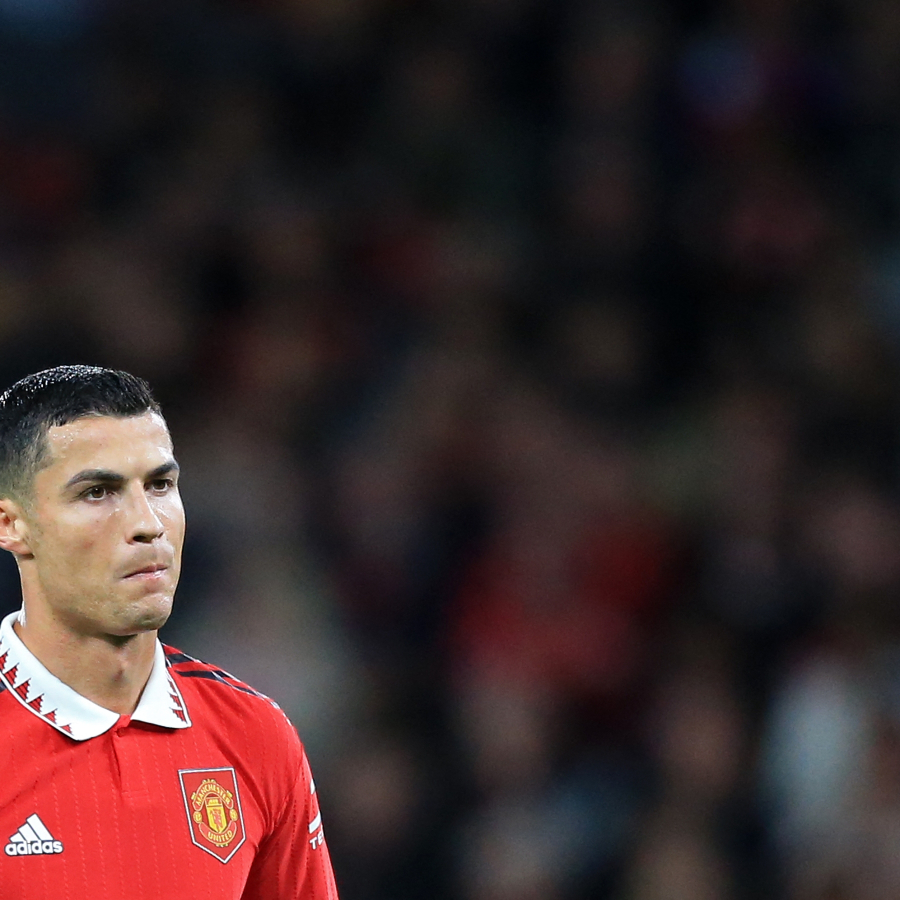
#> input picture model/dataset/cristiano_ronaldo/000_32MA9QH.jpg, 1800 x 1800 px (shown at 1/2 size); its folder holds only this picture in this run
$ jupyter execute --allow-errors footballer_classifier.ipynb   (shell and % lines are left out)
#> lines starting #> are read from the running program, lines starting #| are printed output that depends on the picture
[cell 1]
import numpy as np
import cv2
from matplotlib import pyplot as plt

[cell 2]
# img=cv2.imread('./dataset/lionel_messi/messiface1.jpg')
# img.shape

[cell 3]
# plt.imshow(img)

[cell 4]
# gray=cv2.cvtColor(img,cv2.COLOR_BGR2GRAY)
# gray.shape
# plt.imshow(gray,cmap='gray')

[cell 5]
face_cascade= cv2.CascadeClassifier("./opencv/haarcascades/haarcascade_frontalface_default.xml")
eye_cascade= cv2.CascadeClassifier("./opencv/haarcascades/haarcascade_eye.xml")
# faces= face_cascade.detectMultiScale(gray,1.3,5)
# # faces

[cell 6]
# (x,y,w,h)=faces[0]
# x,y,w,h
# print(len(faces[0]))

[cell 7]
# face_img=cv2.rectangle(img,(x,y),(x+w,y+h),(255,0,0),2)
# plt.imshow(face_img)

[cell 8]
# [12 lines of commented-out code are left out]

[cell 9]
# plt.imshow(roi_color)

[cell 10]
def get_cropped_img_2_eyes(image_path):
    img=cv2.imread(image_path)
#> img is the input picture: shape (1800, 1800, 3); mean B, G, R 41.2, 40.7, 58.2
    gray=cv2.cvtColor(img,cv2.COLOR_BGR2GRAY)
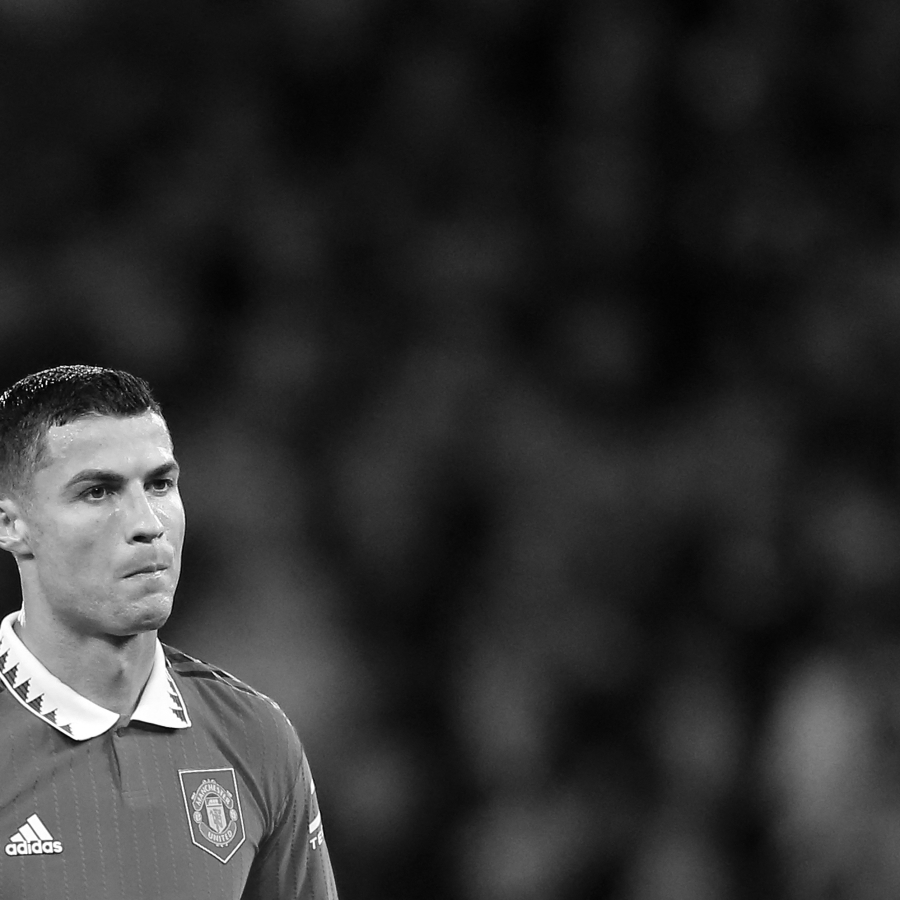
#> gray: shape (1800, 1800) (shown at 1/2 size); min 0, max 255, mean 46
    faces=face_cascade.detectMultiScale(gray,1.3,5)
#> faces = [[79, 832, 367, 367]]
    for (x,y,w,h) in faces:
        roi_gray= gray[y:y+h,x:x+w]
        roi_color=img[y:y+h,x:x+w]
        eyes= eye_cascade.detectMultiScale(roi_gray)
        if len(eyes)>=2:
            return roi_color
#> this loop made 1 pass
#> (x, y, w, h, eyes) on pass 1: (79, 832, 367, 367, [[206, 105, 64, 64], [71, 115, 80, 80]])
#> pass 1, in get_cropped_img_2_eyes, `roi_gray= gray[y:y+h,x:x+w]`:
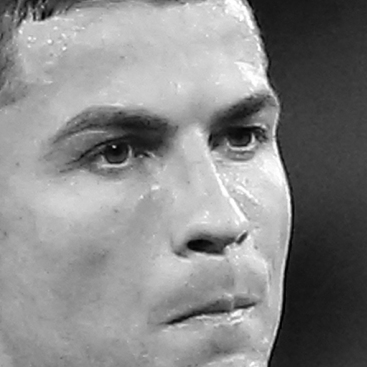
#> roi_gray: shape (367, 367); min 0, max 255, mean 135.4
#> pass 1, in get_cropped_img_2_eyes, `roi_color=img[y:y+h,x:x+w]`:
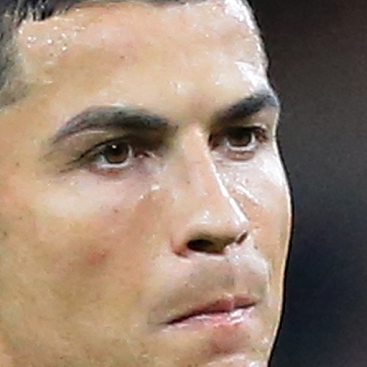
#> roi_color: shape (367, 367, 3); mean B, G, R 114.1, 130.8, 152.6

[cell 11]
# messi_img=cv2.imread('./dataset/lionel_messi/messi.jpg')
# plt.imshow(messi_img)

[cell 12]
# cropped_img=get_cropped_img_2_eyes('.\dataset\lionel_messi\messi.jpg')
# # plt.imshow(cropped_img)
# print(cropped_img)

[cell 13]
# cropped_img_r=get_cropped_img_2_eyes('.\\dataset\\cristiano_ronaldo\\ronaldoface.jpg')
# plt.imshow(cropped_img_r)
# cv2.imwrite('.\\dataset\\ronaldoface.jpg',cropped_img_r)

[cell 14]
path_to_data='.\\dataset'
path_to_crdata='.\\dataset\\cropped\\'

[cell 15]
import os
img_dirs=[]
for entry in os.scandir(path_to_data):
    if entry.is_dir():
        folder_path=entry.path
        folder_name=folder_path.split('\\')[-1]
        if folder_name!="cropped":
            img_dirs.append(entry.path)
img_dirs

[cell 16]
import shutil

if os.path.exists(path_to_crdata):
    shutil.rmtree(path_to_crdata)
os.mkdir(path_to_crdata)

[cell 17]
cropped_image_dirs=[]
celebrity_file_names_dict={}

#> (the rest of this cell did not finish here and is left out)

[cell 18]
celebrity_file_names_dict
cropped_image_dirs

[cell 19]
#rebuilding celebrity file names dictionary because we manually deleted some
cropped_celebrity_file_dict={}
for img_dir in cropped_image_dirs:
    celebrity=img_dir.split('\\')[-1]
    # print(celebrity)
    for img in os.scandir(img_dir):
        cropped_celebrity_file_dict.setdefault(celebrity,[]).append(img.path)

cropped_celebrity_file_dict

[cell 20]
import pywt
import cv2
import numpy as np


def w2d(img,mode='haar',level=1):

    imArray=img

    imArray=cv2.cvtColor(imArray,cv2.COLOR_BGR2GRAY)
    imArray=np.float32(imArray)
    imArray/=255

    coeff=pywt.wavedec2(imArray,mode,level=level)

    coeff_H=list(coeff)
    coeff_H[0]*=0

    imArray_H= pywt.waverec2(coeff_H,mode)
    imArray_H*=255
    imArray_H=np.uint8(imArray_H)

    return imArray_H

[cell 21]
# img=get_cropped_img_2_eyes('./dataset/lionel_messi/messiface1.jpg')
# im_har=w2d(img,'db1',5)
# plt.imshow(im_har,cmap='gray')

[cell 22]
class_dict={}
count=0
for celebrity_key in cropped_celebrity_file_dict.keys():
    class_dict.setdefault(celebrity_key,[])
    class_dict[celebrity_key]=count
    count+=1
class_dict
